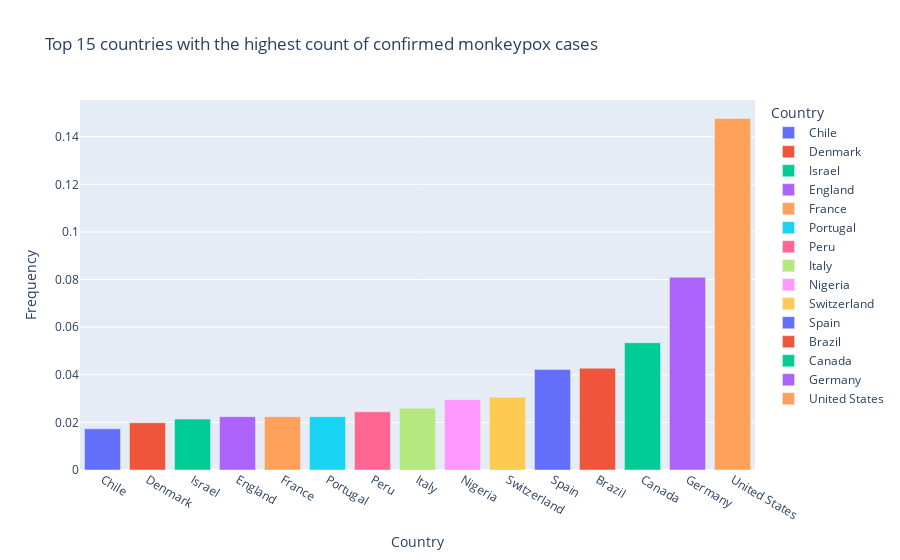

The cell this chart's notebook holds for it:
### Code cell
#visualize using plotly
fig = px.bar(data_frame=country_conf.tail(15),
            x="Country",
            y="Frequency",
            color="Country",
            title="Top 15 countries with the highest count of confirmed monkeypox cases")
fig.show()

### Figure 1 — Plotly figure (JSON) as saved in the notebook; plotly's stock layout.template omitted (floating-point values rounded to 4 significant figures)
{"data": [{"alignmentgroup": "True", "hovertemplate": "Country=%{x}<br>Frequency=%{y}<extra></extra>", "legendgroup": "Chile", "marker": {"color": "#636efa", "pattern": {"shape": ""}}, "name": "Chile", "offsetgroup": "Chile", "orientation": "v", "showlegend": true, "textposition": "auto", "type": "bar", "x": ["Chile"], "xaxis": "x", "y": [0.01731], "yaxis": "y"}, {"alignmentgroup": "True", "hovertemplate": "Country=%{x}<br>Frequency=%{y}<extra></extra>", "legendgroup": "Denmark", "marker": {"color": "#EF553B", "pattern": {"shape": ""}}, "name": "Denmark", "offsetgroup": "Denmark", "orientation": "v", "showlegend": true, "textposition": "auto", "type": "bar", "x": ["Denmark"], "xaxis": "x", "y": [0.01986], "yaxis": "y"}, {"alignmentgroup": "True", "hovertemplate": "Country=%{x}<br>Frequency=%{y}<extra></extra>", "legendgroup": "Israel", "marker": {"color": "#00cc96", "pattern": {"shape": ""}}, "name": "Israel", "offsetgroup": "Israel", "orientation": "v", "showlegend": true, "textposition": "auto", "type": "bar", "x": ["Israel"], "xaxis": "x", "y": [0.02138], "yaxis": "y"}, {"alignmentgroup": "True", "hovertemplate": "Country=%{x}<br>Frequency=%{y}<extra></extra>", "legendgroup": "England", "marker": {"color": "#ab63fa", "pattern": {"shape": ""}}, "name": "England", "offsetgroup": "England", "orientation": "v", "showlegend": true, "textposition": "auto", "type": "bar", "x": ["England"], "xaxis": "x", "y": [0.0224], "yaxis": "y"}, {"alignmentgroup": "True", "hovertemplate": "Country=%{x}<br>Frequency=%{y}<extra></extra>", "legendgroup": "France", "marker": {"color": "#FFA15A", "pattern": {"shape": ""}}, "name": "France", "offsetgroup": "France", "orientation": "v", "showlegend": true, "textposition": "auto", "type": "bar", "x": ["France"], "xaxis": "x", "y": [0.0224], "yaxis": "y"}, {"alignmentgroup": "True", "hovertemplate": "Country=%{x}<br>Frequency=%{y}<extra></extra>", "legendgroup": "Portugal", "marker": {"color": "#19d3f3", "pattern": {"shape": ""}}, "name": "Portugal", "offsetgroup": "Portugal", "orientation": "v", "showlegend": true, "textposition": "auto", "type": "bar", "x": ["Portugal"], "xaxis": "x", "y": [0.0224], "yaxis": "y"}, {"alignmentgroup": "True", "hovertemplate": "Country=%{x}<br>Frequency=%{y}<extra></extra>", "legendgroup": "Peru", "marker": {"color": "#FF6692", "pattern": {"shape": ""}}, "name": "Peru", "offsetgroup": "Peru", "orientation": "v", "showlegend": true, "textposition": "auto", "type": "bar", "x": ["Peru"], "xaxis": "x", "y": [0.02444], "yaxis": "y"}, {"alignmentgroup": "True", "hovertemplate": "Country=%{x}<br>Frequency=%{y}<extra></extra>", "legendgroup": "Italy", "marker": {"color": "#B6E880", "pattern": {"shape": ""}}, "name": "Italy", "offsetgroup": "Italy", "orientation": "v", "showlegend": true, "textposition": "auto", "type": "bar", "x": ["Italy"], "xaxis": "x", "y": [0.02597], "yaxis": "y"}, {"alignmentgroup": "True", "hovertemplate": "Country=%{x}<br>Frequency=%{y}<extra></extra>", "legendgroup": "Nigeria", "marker": {"color": "#FF97FF", "pattern": {"shape": ""}}, "name": "Nigeria", "offsetgroup": "Nigeria", "orientation": "v", "showlegend": true, "textposition": "auto", "type": "bar", "x": ["Nigeria"], "xaxis": "x", "y": [0.02953], "yaxis": "y"}, {"alignmentgroup": "True", "hovertemplate": "Country=%{x}<br>Frequency=%{y}<extra></extra>", "legendgroup": "Switzerland", "marker": {"color": "#FECB52", "pattern": {"shape": ""}}, "name": "Switzerland", "offsetgroup": "Switzerland", "orientation": "v", "showlegend": true, "textposition": "auto", "type": "bar", "x": ["Switzerland"], "xaxis": "x", "y": [0.03055], "yaxis": "y"}, {"alignmentgroup": "True", "hovertemplate": "Country=%{x}<br>Frequency=%{y}<extra></extra>", "legendgroup": "Spain", "marker": {"color": "#636efa", "pattern": {"shape": ""}}, "name": "Spain", "offsetgroup": "Spain", "orientation": "v", "showlegend": true, "textposition": "auto", "type": "bar", "x": ["Spain"], "xaxis": "x", "y": [0.04226], "yaxis": "y"}, {"alignmentgroup": "True", "hovertemplate": "Country=%{x}<br>Frequency=%{y}<extra></extra>", "legendgroup": "Brazil", "marker": {"color": "#EF553B", "pattern": {"shape": ""}}, "name": "Brazil", "offsetgroup": "Brazil", "orientation": "v", "showlegend": true, "textposition": "auto", "type": "bar", "x": ["Brazil"], "xaxis": "x", "y": [0.04277], "yaxis": "y"}, {"alignmentgroup": "True", "hovertemplate": "Country=%{x}<br>Frequency=%{y}<extra></extra>", "legendgroup": "Canada", "marker": {"color": "#00cc96", "pattern": {"shape": ""}}, "name": "Canada", "offsetgroup": "Canada", "orientation": "v", "showlegend": true, "textposition": "auto", "type": "bar", "x": ["Canada"], "xaxis": "x", "y": [0.05346], "yaxis": "y"}, {"alignmentgroup": "True", "hovertemplate": "Country=%{x}<br>Frequency=%{y}<extra></extra>", "legendgroup": "Germany", "marker": {"color": "#ab63fa", "pattern": {"shape": ""}}, "name": "Germany", "offsetgroup": "Germany", "orientation": "v", "showlegend": true, "textposition": "auto", "type": "bar", "x": ["Germany"], "xaxis": "x", "y": [0.08096], "yaxis": "y"}, {"alignmentgroup": "True", "hovertemplate": "Country=%{x}<br>Frequency=%{y}<extra></extra>", "legendgroup": "United States", "marker": {"color": "#FFA15A", "pattern": {"shape": ""}}, "name": "United States", "offsetgroup": "United States", "orientation": "v", "showlegend": true, "textposition": "auto", "type": "bar", "x": ["United States"], "xaxis": "x", "y": [0.1477], "yaxis": "y"}], "layout": {"barmode": "relative", "legend": {"title": {"text": "Country"}, "tracegroupgap": 0}, "title": {"text": "Top 15 countries with the highest count of confirmed monkeypox cases"}, "xaxis": {"anchor": "y", "categoryarray": ["Chile", "Denmark", "Israel", "England", "France", "Portugal", "Peru", "Italy", "Nigeria", "Switzerland", "Spain", "Brazil", "Canada", "Germany", "United States"], "categoryorder": "array", "domain": [0, 1], "title": {"text": "Country"}}, "yaxis": {"anchor": "x", "domain": [0, 1], "title": {"text": "Frequency"}}}}
